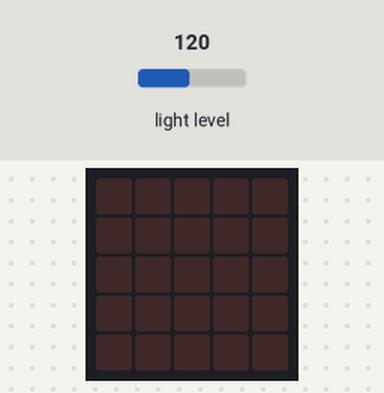
The program below on a simulated BBC micro:bit running MicroPython. Parts: the board's 5×5 LED display. The test bench sets the inputs (shaded band); at power-on: light level 120. Dim RGB values are drawn brighter than linear.

Above: at 1.2 s.
1.3 s: light level set to 5
At 2.4 s:
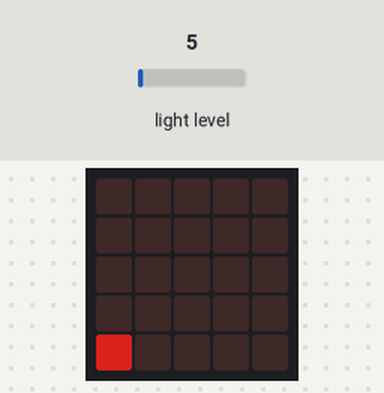
2.9 s: light level set to 64
At 3.9 s:
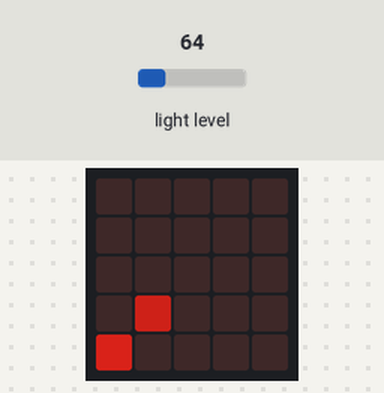
4.5 s: light level set to 128
At 5.5 s:
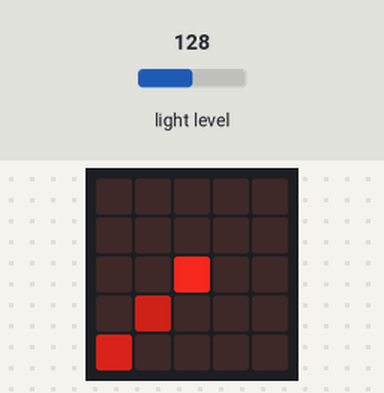
6.1 s: light level set to 191
At 7.1 s:
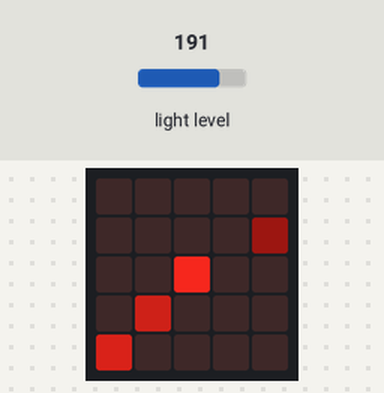
7.7 s: light level set to 22
At 8.7 s:
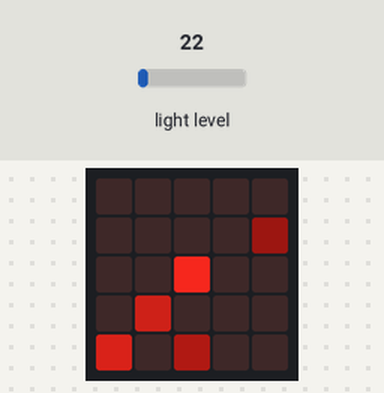
Timing chart, 0 to 10.3 s (numbered marks = the images above; inputs shaded):
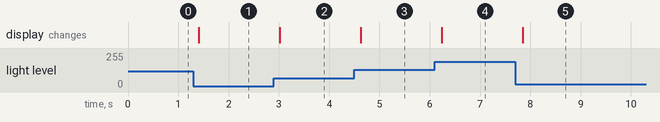

The program:

light.py
```python
from microbit import *
from time import *


# y = 4
while True:
    light = display.read_light_level()
    peak = int(light/250*25)
    deduct = peak * 10

    x = peak % 5
    # y = int(light/250*5)
    yCheck = int(light/250*5)

    if yCheck == 0:
        y = 4
    elif yCheck == 1:
        y = 3
    elif yCheck == 2:
        y = 2
    elif yCheck == 3:
        y = 1
    elif yCheck == 4:
        y = 0

    if peak < 25:
        light = display.read_light_level()-deduct
        sleep(.1)
        display.set_pixel(x,y,light)
```

Measured:
- after the input at 1.3 s, the display: changes after 0.11 s (image 1)
- after the input at 2.9 s, the display: changes after 0.12 s (image 2)
- after the input at 4.5 s, the display: changes after 0.13 s (image 3)
- after the input at 6.1 s, the display: changes after 0.14 s (image 4)
- after the input at 7.7 s, the display: changes after 0.15 s (image 5)
